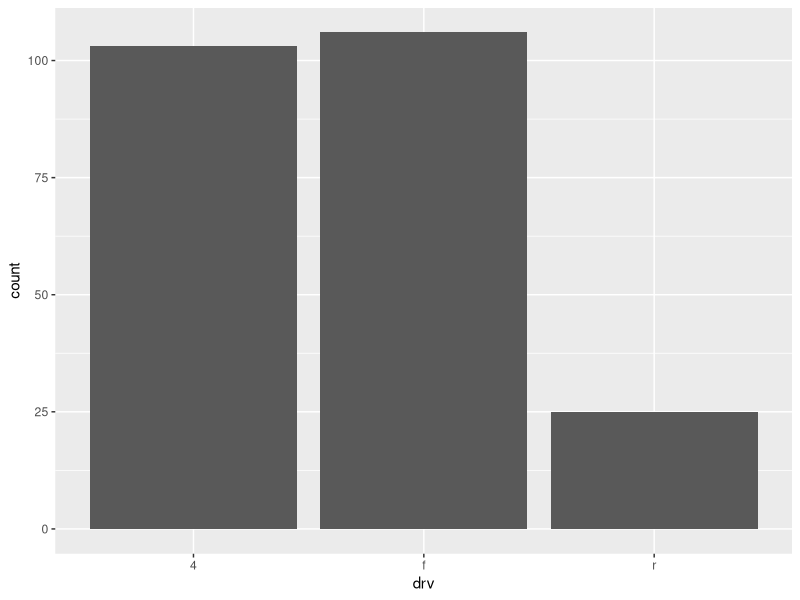

Write R code to recreate this figure. (Note: this script raises an error after producing the figure.)
## ---- chunk 1
library(ggplot2)
knitr::opts_chunk$set(
  fig.dpi = 300, 
  collapse = TRUE, 
  comment = "#>",
  fig.asp = 0.618,
  fig.width = 6,
  out.width = "80%"
  )
## ---- chunk 2
ggplot(mpg, aes(x = drv)) +
  geom_bar()
## ---- chunk 3
mpg %>%
  dplyr::count(drv) %>%
  ggplot(aes(x = drv, y = n)) +
  geom_col() +
  geom_text(aes(label = n), vjust = -0.5) +
  coord_cartesian(ylim = c(0, 110))
## ---- chunk 4
ggplot(mpg, aes(x = drv)) +
  geom_bar() + 
  stat_count(geom = "text", aes(label = ..count..), vjust = -0.5) +
  coord_cartesian(ylim = c(0, 110))
## ---- chunk 5
ggplot(mpg, aes(x = class, fill = drv)) +
  geom_bar()
## ---- chunk 6
mpg %>%
  count(class, drv) 
## ---- chunk 7
mpg %>%
  count(class, drv) %>%
  ggplot(aes(x = class, fill = drv, y = n)) +
  geom_col() +
  geom_text(aes(label = n), size = 3, position = position_stack(vjust = 0.5))
## ---- chunk 8
ggplot(mpg, aes(x = drv)) +
  geom_bar()
## ---- chunk 9
mpg %>%
  dplyr::count(drv) %>%
  mutate(prop = n / sum(n)) %>%
  ggplot(aes(x = drv, y = prop)) +
  geom_col()
## ---- chunk 10
ggplot(mpg, aes(x = drv, y = ..prop.., group = 1)) +
  geom_bar()
